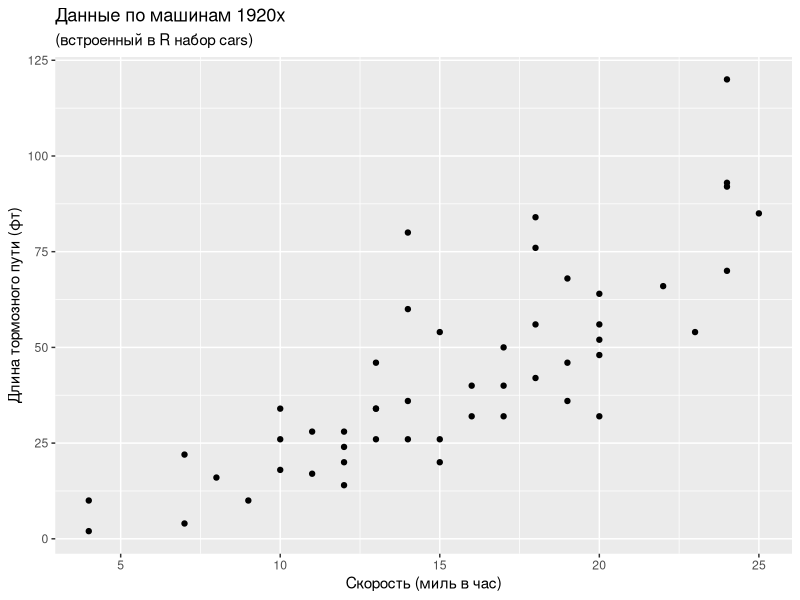

Write the R code that produced this figure.
# Заготовка скрипта 1-4

# If you can't see cyrillic letters then:
# 1. Go to File - Reopen with encoding -
# 2. Select UTF-8
# 3. Enjoy!

library(tidyverse) # манипуляции с данными
library(skimr) # описательные статистики

d = cars

qplot(data = d, x = speed, y = dist)  +
  labs(x = 'Скорость (миль в час)',
       y = 'Длина тормозного пути (фт)',
       title = 'Данные по машинам 1920х',
       subtitle = '(встроенный в R набор cars)')


